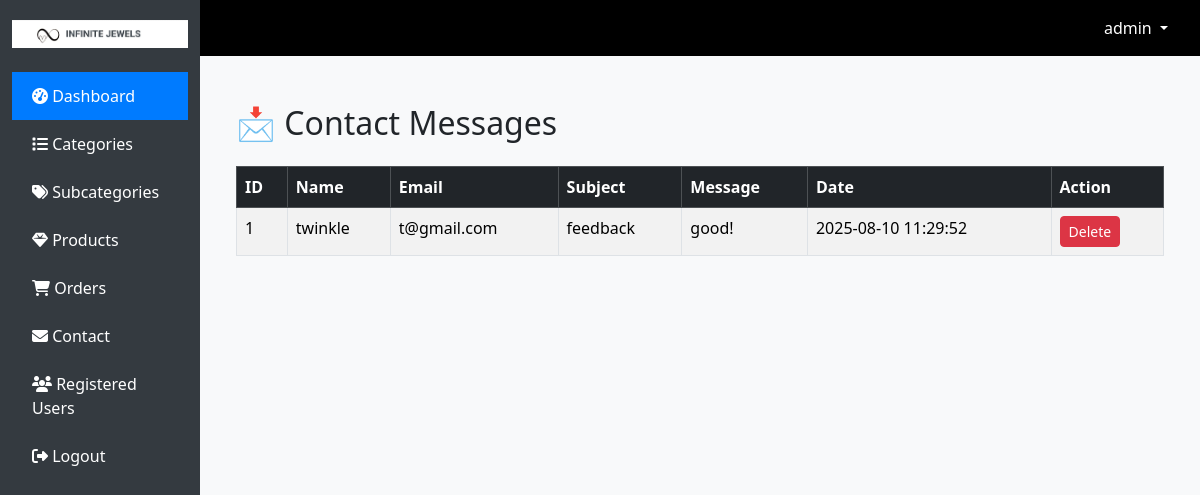
The app's page /view_contact.php (signed in) with its own data.
### tables this page shows
CREATE TABLE `contact_us` (
  `id` int(11) NOT NULL,
  `name` varchar(100) NOT NULL,
  `email` varchar(100) NOT NULL,
  `subject` varchar(255) NOT NULL,
  `message` text NOT NULL,
  `created_at` timestamp NOT NULL DEFAULT CURRENT_TIMESTAMP
);

### view_contact.php (the view, shortened to what this page needs)
<?php
include("header.php");
include("db.php");
$result = mysqli_query($conn, "SELECT * FROM contact_us ORDER BY created_at DESC");
?>
<div class="container mt-4">
    <h2 class="mb-4">📩 Contact Messages</h2>
    <table class="table table-bordered table-striped">
        <thead class="table-dark">
            <tr>
                <th>ID</th>
                <th>Name</th>
                <th>Email</th>
                <th>Subject</th>
                <th>Message</th>
                <th>Date</th>
                <th>Action</th>
            </tr>
        </thead>
        <tbody>
        <?php while($row = mysqli_fetch_assoc($result)){ ?>
            <tr>
                <td><?= $row['id']; ?></td>
                <td><?= htmlspecialchars($row['name']); ?></td>
                <td><?= htmlspecialchars($row['email']); ?></td>
                <td><?= htmlspecialchars($row['subject']); ?></td>
                <td><?= nl2br(htmlspecialchars($row['message'])); ?></td>
                <td><?= $row['created_at']; ?></td>
                <td>
                    <a href="?delete=<?= $row['id']; ?>" class="btn btn-danger btn-sm" onclick="return confirm('Are you sure?')">Delete</a>
                </td>
            </tr>
        <?php } ?>
        </tbody>
    </table>
</div>
<?php include("footer.php"); ?>

### header.php (style rules this page uses)
body { background-color: #f8f9fa; }

### records on screen
contact_us: id "1", name "twinkle", email "t@gmail.com", subject "feedback", message "good!", created_at "2025-08-10 11:29:52"

### other values on screen
$_SESSION['admin'] "admin"
